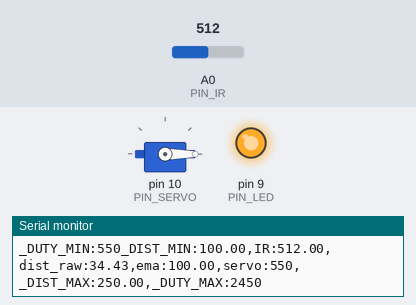
The sketch below on a simulated Arduino Uno, built with avr-gcc and run on an emulated ATmega328P. On the bench: servo, output pins drawn as LEDs (lit = HIGH), the last lines printed to the serial monitor. Inputs (shaded band) come from the test bench; at power-on: A0 (PIN_IR) = 512.

Above: at 1.2 s.
1.3 s: A0 (PIN_IR) set to 361
2.8 s: A0 (PIN_IR) set to 335
At 3.3 s:
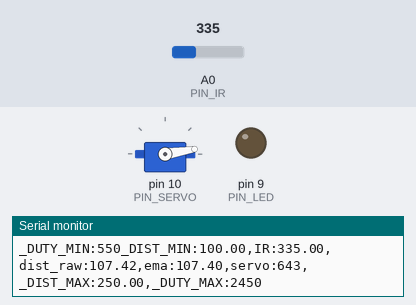
4.5 s: A0 (PIN_IR) set to 240
At 5.3 s:
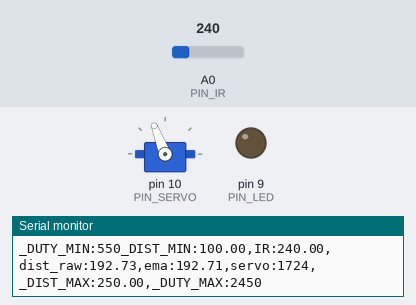
6.4 s: A0 (PIN_IR) set to 306
At 7.4 s:
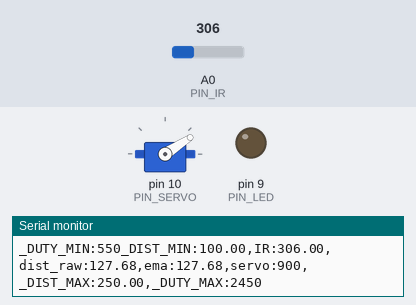
8.3 s: A0 (PIN_IR) set to 122
At 9.9 s:
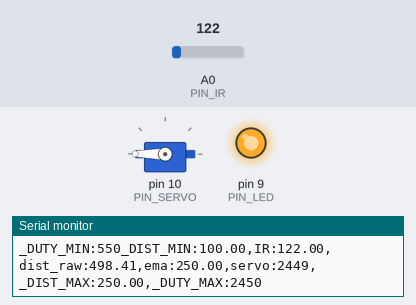
10.3 s: A0 (PIN_IR) set to 190
11.8 s: A0 (PIN_IR) set to 203
At 12.7 s:
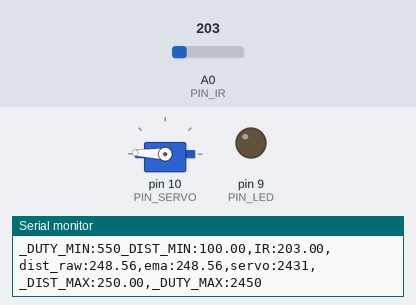
Timing chart, 0 to 14.4 s (numbered marks = the images above; inputs shaded):
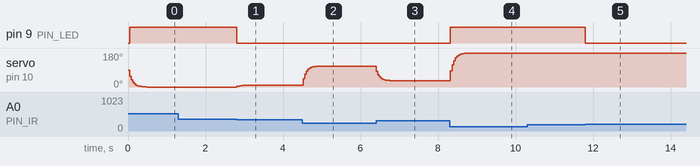

Measured:
- the behaviour switches between 348 and 347 on A0 (PIN_IR) (found by bisection; images 0 and 1)
- the behaviour switches between 202 and 203 on A0 (PIN_IR) (found by bisection; images 4 and 5)
- after the input at 2.8 s, pin 9 (PIN_LED): HIGH → LOW at once; servo on pin 10 (PIN_SERVO): 0° → 8° at once, → 9° 0.28 s later
- after the input at 4.5 s, servo on pin 10 (PIN_SERVO): moves from 9° to 111° over 0.44 s, starting at once
- after the input at 6.4 s, servo on pin 10 (PIN_SERVO): moves from 111° to 33° over 0.48 s, starting at once
- after the input at 8.3 s, pin 9 (PIN_LED): LOW → HIGH at once; servo on pin 10 (PIN_SERVO): moves from 33° to 180° over 0.52 s, starting at once
- after the input at 11.8 s, pin 9 (PIN_LED): HIGH → LOW at once; servo on pin 10 (PIN_SERVO): 180° → 179° at once, → 178° 0.12 s later

The sketch:

17_challenge_1.ino
```cpp
#include <Servo.h>

// Arduino pin assignment
#define PIN_IR    0
#define PIN_LED   9
#define PIN_SERVO 10

// configurable parameters
#define _DUTY_MIN 550
#define _DUTY_NEU 1500
#define _DUTY_MAX 2450

#define _DIST_MIN 100.0
#define _DIST_MAX 250.0

#define EMA_ALPHA 0.35
#define LOOP_INTERVAL 40

Servo myservo;
unsigned long last_loop_time = 0;

float dist_prev = 175.0;
float dist_ema = 175.0;

void setup()
{
  pinMode(PIN_LED, OUTPUT);
  digitalWrite(PIN_LED, LOW);

  myservo.attach(PIN_SERVO, _DUTY_MIN, _DUTY_MAX);
  myservo.writeMicroseconds(_DUTY_NEU);

  Serial.begin(1000000);
}

void loop()
{
  unsigned long time_curr = millis();
  int duty;
  float a_value, dist_raw, dist_filtered;

  if (time_curr - last_loop_time < LOOP_INTERVAL)
    return;
  last_loop_time += LOOP_INTERVAL;

  // IR Sensor
  a_value = analogRead(PIN_IR);

  // Distance Conversion (mm)
  if (a_value > 9.0) {
    dist_raw = (6762.0 / (a_value - 9.0) - 4.0) * 10.0 - 60.0;
  }
  else {
    dist_raw = -1.0;
  }

  // LED Control
  bool in_range = (dist_raw >= _DIST_MIN && dist_raw <= _DIST_MAX);
  digitalWrite(PIN_LED, in_range ? LOW : HIGH);

  // Range Filter
  if (a_value <= 9.0) {
    dist_filtered = dist_prev;
  }
  else if (dist_raw < _DIST_MIN) {
    dist_filtered = _DIST_MIN;
  }
  else if (dist_raw > _DIST_MAX) {
    dist_filtered = _DIST_MAX;
  }
  else {
    dist_filtered = dist_raw;
  }

  dist_prev = dist_filtered;

  // EMA Filter
  dist_ema = EMA_ALPHA * dist_filtered
           + (1.0 - EMA_ALPHA) * dist_ema;

  // Linear Mapping
  duty = _DUTY_MIN
       + (dist_ema - _DIST_MIN)
       * (_DUTY_MAX - _DUTY_MIN)
       / (_DIST_MAX - _DIST_MIN);

  duty = constrain(duty, _DUTY_MIN, _DUTY_MAX);

  myservo.writeMicroseconds(duty);

  // Serial Plotter
  Serial.print("_DUTY_MIN:");  Serial.print(_DUTY_MIN);
  Serial.print("_DIST_MIN:");  Serial.print(_DIST_MIN);
  Serial.print(",IR:");        Serial.print(a_value);
  Serial.print(",dist_raw:");  Serial.print(dist_raw);
  Serial.print(",ema:");       Serial.print(dist_ema);
  Serial.print(",servo:");     Serial.print(duty);
  Serial.print(",_DIST_MAX:"); Serial.print(_DIST_MAX);
  Serial.print(",_DUTY_MAX:"); Serial.print(_DUTY_MAX);
  Serial.println("");
}
```
